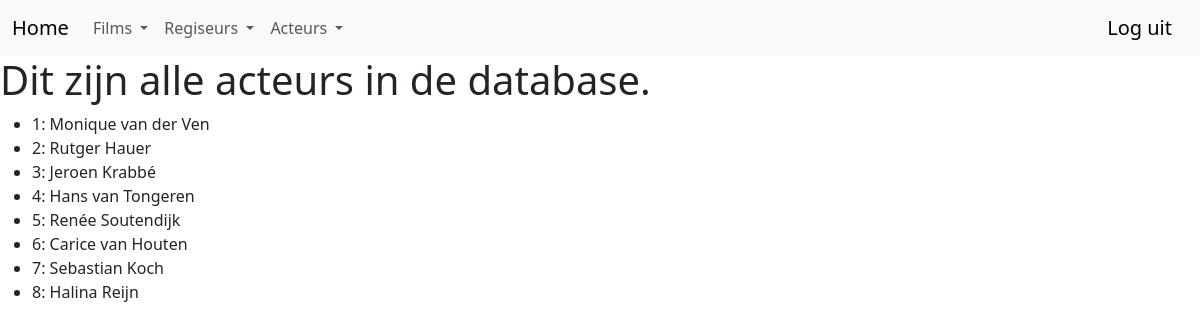
The page /lisacteurs (signed in) on the database its author committed.
### myproject/models.py (models this page shows, shortened)
class Acteur(db.Model):
    __tablename__ = 'acteur'
    id = db.Column(db.Integer,primary_key=True,autoincrement=True)
    voornaam = db.Column(db.Text)
    achternaam = db.Column(db.Text)
    def __repr__(self):
        return f"{self.id}: {self.voornaam} {self.achternaam}"

### app.py (the view)
@app.route('/lisacteurs')
def list_acteurs():
    acteurs = Acteur.query.all()
    return render_template('listacteurs.html', acteurs = acteurs)

### myproject/models.py (called while the page is built)
@login_manager.user_loader
def load_user(user_id):
    return User.query.get(user_id)

### myproject/templates/listacteurs.html
{% extends "base.html" %}
{% block content %}
<div class="jumbotron">
  <h1>Dit zijn alle acteurs in de database.</h1>
  <ul>
    {% for acteur in acteurs  %}
    <li>{{acteur}}</li>
    {% endfor %}
  </ul>
</div>
{% endblock %}

### rows shown on the page
Acteur: id+voornaam+achternaam "1: Monique van der Ven"
Acteur: id+voornaam+achternaam "2: Rutger Hauer"
Acteur: id+voornaam+achternaam "3: Jeroen Krabbé"
Acteur: id+voornaam+achternaam "4: Hans van Tongeren"
Acteur: id+voornaam+achternaam "5: Renée Soutendijk"
Acteur: id+voornaam+achternaam "6: Carice van Houten"
Acteur: id+voornaam+achternaam "7: Sebastian Koch"
Acteur: id+voornaam+achternaam "8: Halina Reijn"
